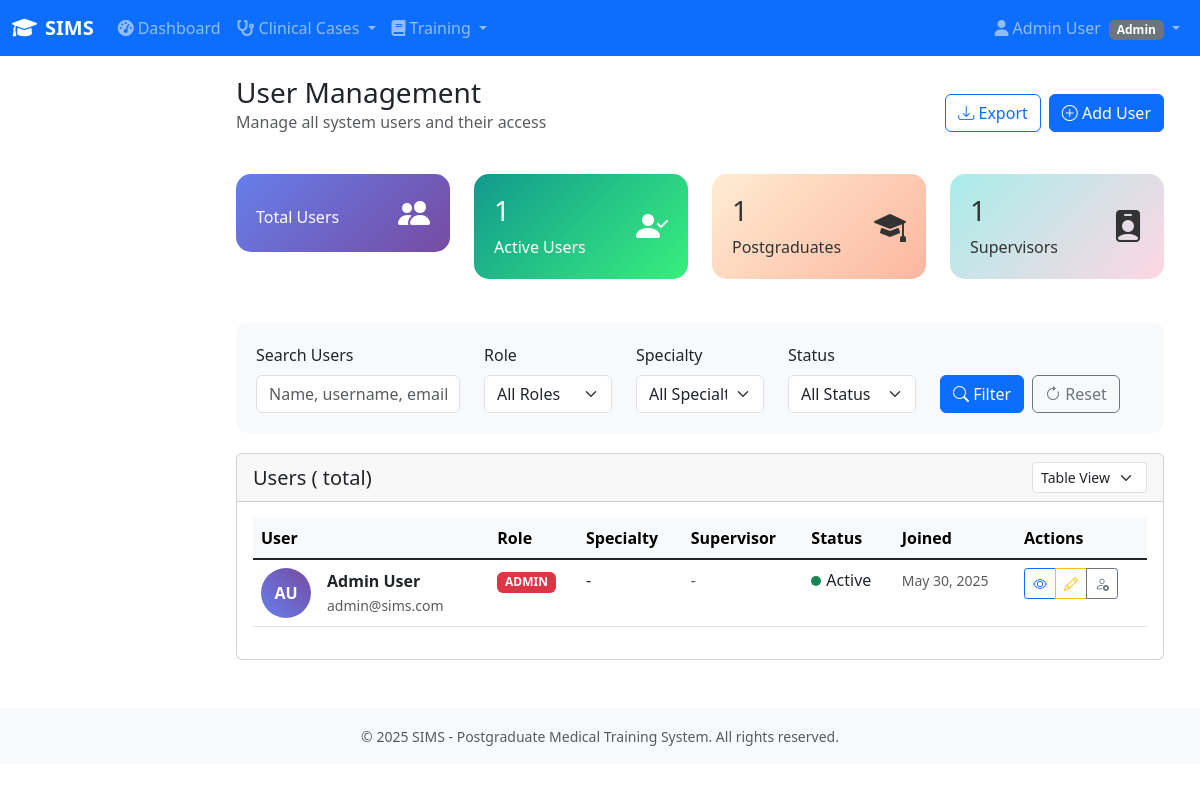
Page /users/list/ (signed in) on the committed database.
### sims/users/models.py (models this page shows, shortened)
class User(AbstractUser):
    role = models.CharField(
        max_length=20,
        choices=USER_ROLES,
        help_text="User role determines access permissions in SIMS"
    )
    specialty = models.CharField(
        max_length=100,
        choices=SPECIALTY_CHOICES,
        blank=True,
        null=True,
        help_text="Medical specialty (required for PGs and Supervisors)"
    )
    year = models.CharField(
        max_length=10,
        choices=YEAR_CHOICES,
        blank=True,
        null=True,
        help_text="Training year (required for PGs)"
    )
    supervisor = models.ForeignKey(
        'self',
        on_delete=models.SET_NULL,
        null=True,
        blank=True,
        related_name='assigned_pgs',
        limit_choices_to={'role': 'supervisor'},
        help_text="Assigned supervisor (required for PGs)"
    )
    registration_number = models.CharField(
        max_length=50,
        blank=True,
        null=True,
        help_text="Medical council registration number"
    )
    phone_number = models.CharField(
        max_length=15,
        blank=True,
        null=True,
        help_text="Contact phone number"
    )
    created_by = models.ForeignKey(
        'self',
        on_delete=models.SET_NULL,
        null=True,
        blank=True,
        related_name='users_created',
        help_text="Admin who created this user account"
    )
    modified_by = models.ForeignKey(
        'self',
        on_delete=models.SET_NULL,
        null=True,
        blank=True,
        related_name='users_modified',
        help_text="Last admin to modify this user account"
    )
    last_login_ip = models.GenericIPAddressField(
        null=True,
        blank=True,
        help_text="IP address of last login"
    )
    is_archived = models.BooleanField(
        default=False,
        help_text="Mark as archived instead of deleting"
    )
    archived_date = models.DateTimeField(
        null=True,
        blank=True,
        help_text="Date when user was archived"
    )
    class Meta:
        verbose_name = "SIMS User"
        verbose_name_plural = "SIMS Users"
        ordering = ['role', 'last_name', 'first_name']
        indexes = [
            models.Index(fields=['role']),
            models.Index(fields=['specialty']),
            models.Index(fields=['supervisor']),
            models.Index(fields=['is_active']),
        ]
    def is_admin(self):
        return self.role == 'admin'

### sims/users/views.py (the view)
# urls.py: path('list/', views.UserListView.as_view(), name='user_list'),
class UserListView(AdminRequiredMixin, ListView):
    model = User
    template_name = 'users/user_list.html'
    context_object_name = 'users'
    paginate_by = 20
    def get_queryset(self):
        return User.objects.filter(is_archived=False).order_by('last_name', 'first_name')

### templates/users/user_list.html (shortened to what this page needs)
{% extends 'base/base.html' %}
{% load static %}
{% block extra_css %}
<link href="https://cdn.jsdelivr.net/npm/bootstrap@5.3.0/dist/css/bootstrap.min.css" rel="stylesheet">
<link rel="stylesheet" href="https://cdn.jsdelivr.net/npm/bootstrap-icons@1.7.2/font/bootstrap-icons.css">
{% endblock %}
{% block content %}
<div class="container-fluid">
    <div class="d-flex justify-content-between align-items-center mb-4">
        <div>
            <h1 class="h3 mb-0">User Management</h1>
            <p class="text-muted">Manage all system users and their access</p>
        </div>
        <div class="d-flex gap-2">
            <button class="btn btn-outline-primary" data-bs-toggle="modal" data-bs-target="#exportModal">
                <i class="bi bi-download"></i> Export
            </button>
            <a href="{% url 'users:user_create' %}" class="btn btn-primary">
                <i class="bi bi-plus-circle"></i> Add User
            </a>
        </div>
    </div>
    <div class="row mb-4">
        <div class="col-md-3">
            <div class="quick-stats">
                <div class="d-flex justify-content-between align-items-center">
                    <div>
                        <p class="mb-0">Total Users</p>
                    </div>
                    <i class="bi bi-people-fill h2 mb-0"></i>
                </div>
            </div>
        </div>
        <div class="col-md-3">
            <div class="quick-stats" style="background: linear-gradient(135deg, #11998e 0%, #38ef7d 100%);">
                <div class="d-flex justify-content-between align-items-center">
                    <div>
                        <h3 id="active-users">{{ users|length }}</h3>
                        <p class="mb-0">Active Users</p>
                    </div>
                    <i class="bi bi-person-check-fill h2 mb-0"></i>
                </div>
            </div>
        </div>
        <div class="col-md-3">
            <div class="quick-stats" style="background: linear-gradient(135deg, #ffecd2 0%, #fcb69f 100%); color: #333;">
                <div class="d-flex justify-content-between align-items-center">
                    <div>
                        <h3 id="pg-count">{{ users|length }}</h3>
                        <p class="mb-0">Postgraduates</p>
                    </div>
                    <i class="bi bi-mortarboard-fill h2 mb-0"></i>
                </div>
            </div>
        </div>
        <div class="col-md-3">
            <div class="quick-stats" style="background: linear-gradient(135deg, #a8edea 0%, #fed6e3 100%); color: #333;">
                <div class="d-flex justify-content-between align-items-center">
                    <div>
                        <h3 id="supervisor-count">{{ users|length }}</h3>
                        <p class="mb-0">Supervisors</p>
                    </div>
                    <i class="bi bi-person-badge-fill h2 mb-0"></i>
                </div>
            </div>
        </div>
    </div>
    <div class="filter-section">
        <form method="get" id="filterForm">
            <div class="row">
                <div class="col-md-3">
                    <label class="form-label">Search Users</label>
                    <input type="text" class="form-control" name="search" value="{{ request.GET.search }}"
                           placeholder="Name, username, email...">
                </div>
                <div class="col-md-2">
                    <label class="form-label">Role</label>
                    <select class="form-select" name="role">
                        <option value="">All Roles</option>
                    </select>
                </div>
                <div class="col-md-2">
                    <label class="form-label">Specialty</label>
                    <select class="form-select" name="specialty">
                        <option value="">All Specialties</option>
                    </select>
                </div>
                <div class="col-md-2">
                    <label class="form-label">Status</label>
                    <select class="form-select" name="status">
                        <option value="">All Status</option>
                    </select>
                </div>
                <div class="col-md-3 d-flex align-items-end gap-2">
                    <button type="submit" class="btn btn-primary">
                        <i class="bi bi-search"></i> Filter
                    </button>
                    <a href="{% url 'users:user_list' %}" class="btn btn-outline-secondary">
                        <i class="bi bi-arrow-clockwise"></i> Reset
                    </a>
                </div>
            </div>
        </form>
    </div>
    <div class="card">
        <div class="card-header d-flex justify-content-between align-items-center">
            <h5 class="mb-0">Users ({{ users.paginator.count }} total)</h5>
            <div class="d-flex gap-2">
                <select class="form-select form-select-sm" style="width: auto;" onchange="changeView(this.value)">
                    <option value="table" selected>Table View</option>
                </select>
            </div>
        </div>
        <div class="card-body">
            <div id="table-view">
                <div class="table-responsive">
                    <table class="table table-hover">
                        <thead class="table-light">
                            <tr>
                                <th>User</th>
                                <th>Role</th>
                                <th>Specialty</th>
                                <th>Supervisor</th>
                                <th>Status</th>
                                <th>Joined</th>
                                <th>Actions</th>
                            </tr>
                        </thead>
                        <tbody>
                            {% for user in users %}
                            <tr>
                                <td>
                                    <div class="d-flex align-items-center">
                                        <div class="user-avatar me-3" style="background: linear-gradient(45deg, #667eea, #764ba2);">
                                            {{ user.first_name|first|upper }}{{ user.last_name|first|upper }}
                                        </div>
                                        <div>
                                            <div class="fw-semibold">{{ user.get_full_name|default:user.username }}</div>
                                            <small class="text-muted">{{ user.email }}</small>
                                        </div>
                                    </div>
                                </td>
                                <td>
                                    <span class="badge role-badge
                                        {% if user.role == 'admin' %}bg-danger
                                        {% elif user.role == 'supervisor' %}bg-warning text-dark
                                        {% else %}bg-primary{% endif %}">
                                        {{ user.get_role_display }}
                                    </span>
                                </td>
                                <td>{{ user.get_specialty_display|default:'-' }}</td>
                                <td>
                                    {% if user.supervisor %}
                                        <a href="{% url 'users:profile_detail' user.supervisor.pk %}" class="text-decoration-none">
                                            {{ user.supervisor.get_full_name }}
                                        </a>
                                    {% else %}
                                        <span class="text-muted">-</span>
                                    {% endif %}
                                </td>
                                <td>
                                    {% if user.is_active %}
                                        <span class="status-indicator bg-success"></span>Active
                                    {% else %}
                                        <span class="status-indicator bg-danger"></span>Inactive
                                    {% endif %}
                                </td>
                                <td>
                                    <small class="text-muted">{{ user.date_joined|date:"M d, Y" }}</small>
                                </td>
                                <td>
                                    <div class="btn-group btn-group-sm">
                                        <a href="{% url 'users:profile_detail' user.pk %}"
                                           class="btn btn-outline-primary" title="View Profile">
                                            <i class="bi bi-eye"></i>
                                        </a>
                                        <a href="{% url 'users:user_edit' user.pk %}"
                                           class="btn btn-outline-warning" title="Edit User">
                                            <i class="bi bi-pencil"></i>
                                        </a>
                                        {% if user.is_active %}
                                        <button class="btn btn-outline-secondary" title="Deactivate"
                                                onclick="toggleUserStatus('{{ user.pk }}', false)">
                                            <i class="bi bi-person-x"></i>
                                        </button>
                                        {% else %}
                                        <button class="btn btn-outline-success" title="Activate"
                                                onclick="toggleUserStatus('{{ user.pk }}', true)">
                                            <i class="bi bi-person-check"></i>
                                        </button>
                                        {% endif %}
                                    </div>
                                </td>
                            </tr>
                            {% endfor %}
                        </tbody>
                    </table>
                </div>
            </div>
        </div>
    </div>
</div>
{% endblock %}

### templates/base/base.html (shortened to what this page needs)
<!DOCTYPE html>
<html lang="en">
<head>
    <link href="https://cdn.jsdelivr.net/npm/bootstrap@5.1.3/dist/css/bootstrap.min.css" rel="stylesheet">
    <link href="https://cdnjs.cloudflare.com/ajax/libs/font-awesome/6.0.0/css/all.min.css" rel="stylesheet">
    <link href="https://cdn.jsdelivr.net/npm/select2@4.1.0-rc.0/dist/css/select2.min.css" rel="stylesheet">
    <link href="https://cdn.jsdelivr.net/npm/select2-bootstrap-5-theme@1.3.0/dist/select2-bootstrap-5-theme.min.css" rel="stylesheet">
    {% block extra_css %}{% endblock %}
</head>
<body>
    <nav class="navbar navbar-expand-lg navbar-dark bg-primary">
        <div class="container-fluid">
            <a class="navbar-brand" href="{% url 'home' %}">
                <i class="fas fa-graduation-cap me-2"></i>SIMS
            </a>
            <div class="collapse navbar-collapse" id="navbarNav">
                <ul class="navbar-nav me-auto">
                    {% if user.is_authenticated %}
                        <li class="nav-item">
                            <a class="nav-link" href="{% url 'users:dashboard' %}">
                                <i class="fas fa-tachometer-alt me-1"></i>Dashboard
                            </a>
                        </li>
                        {% if user.role == 'pg' or user.role == 'supervisor' or user.role == 'admin' %}
                        <li class="nav-item dropdown">
                            <a class="nav-link dropdown-toggle" href="#" role="button" data-bs-toggle="dropdown">
                                <i class="fas fa-stethoscope me-1"></i>Clinical Cases
                            </a>
                        </li>
                        {% endif %}
                        <li class="nav-item dropdown">
                            <a class="nav-link dropdown-toggle" href="#" role="button" data-bs-toggle="dropdown">
                                <i class="fas fa-book me-1"></i>Training
                            </a>
                        </li>
                    {% endif %}
                </ul>
                <ul class="navbar-nav">
                    {% if user.is_authenticated %}
                        <li class="nav-item dropdown">
                            <a class="nav-link dropdown-toggle" href="#" role="button" data-bs-toggle="dropdown">
                                <i class="fas fa-user me-1"></i>{{ user.get_full_name|default:user.username }}
                                <span class="badge bg-secondary ms-1">{{ user.get_role_display }}</span>
                            </a>
                        </li>
                    {% else %}
                        <li class="nav-item">
                            <a class="nav-link" href="{% url 'users:login' %}">Login</a>
                        </li>
                    {% endif %}
                </ul>
            </div>
        </div>
    </nav>
    <div class="container-fluid">
        <div class="row">
            <main class="{% if not hide_sidebar %}col-md-9 ms-sm-auto col-lg-10 px-md-4{% else %}col-12{% endif %} main-content">
                {% block content %}{% endblock %}
            </main>
        </div>
    </div>
    <footer class="bg-light text-center text-muted py-3 mt-5">
        <div class="container">
            <small>&copy; 2025 SIMS - Postgraduate Medical Training System. All rights reserved.</small>
        </div>
    </footer>
</body>
</html>

### rows in the picture
User: get_full_name "Admin User", role "Admin", first_name|first "A", last_name|first "U", email "admin@sims.com", role "ADMIN", specialty "-", is_active True (drawn), date_joined "May 30, 2025"

### other values in the picture
{{ users|length }} "1"
